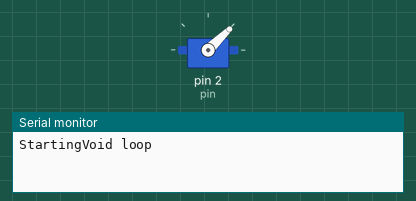
Simulated run of this sketch. Board: Arduino Uno, built with avr-gcc and run on an emulated ATmega328P. Parts: servo, the last lines printed to the serial monitor.

Above: at 10.05 s.
At 16.75 s:
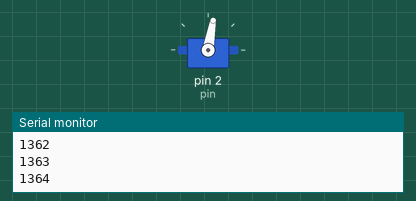
At 18.25 s:
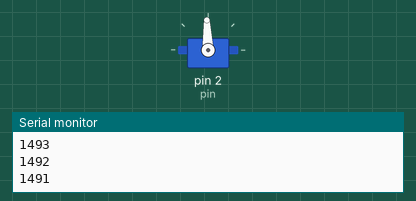
At 21.65 s:
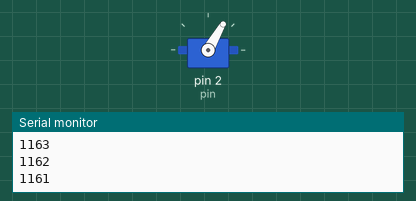
Timing chart, 0 to 27.3 s (numbered marks = the images above):
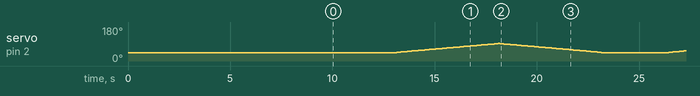

The sketch:

Hyperloop_MagWheel.ino
```cpp
#include <Servo.h>//Using servo library to control ESC
Servo esc; //Creating a servo class with name as esc

  int maxVal = 1500;

void setup()
{
  delay(10000);
  Serial.begin(9600); //Setup input/output screen
  Serial.print("Starting");
  int pin = 2; //Specify the pin connection (D8)
  esc.attach(pin); //Specify the esc signal pin


/*   To configure first time (may have to do for loop instead of the two lines)*/
  esc.writeMicroseconds(2000);
  esc.writeMicroseconds(1000);
//  delay(10000);
//  for (int i = 1000; i <= 2000; i++){ //Throttle up
//    esc.writeMicroseconds(i);
//    Serial.println("Forward : " + String(i));
//    delay(1);
//  }
//  for (int i = 2000; i >= 1000; i--){ //Throttle down
//    esc.writeMicroseconds(i);
//    Serial.println(i);
//    delay(1);
//  }


}

void loop()
{
  Serial.println("Void loop");
  delay(3000);

  //Throttle up and down to configure ESC (5 secods to throttle up and 5 seconds to throttle down - can change the delay to change the throttle up and down times)
  for (int i = 1000; i <= maxVal; i++){ //Throttle up
    esc.writeMicroseconds(i);
    Serial.println(i);
    delay(10);
  }
  for (int i = maxVal; i >= 1000; i--){ //Throttle down
    esc.writeMicroseconds(i);
    Serial.println(i);
    delay(10);
  }

  /*int val = 10;//Can change this to any number between 0 and 1000
  val = map(val, 0, 1023, 1000, 2000); //converts inputed value (0-1023) to ouput value for ESC (1000-2000)
  esc.writeMicroseconds(val);
  delay(1000);//run for 1 second(s)

  esc.writeMicroseconds(1000); //stop
  delay(10000); //wait 10 seconds (remove this if you want to run continuously)*/
}
```
